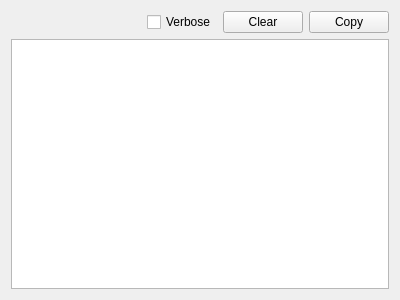
<?xml version="1.0" encoding="UTF-8"?>
<ui version="4.0">
 <class>DevForm</class>
 <widget class="QWidget" name="DevForm">
  <property name="geometry">
   <rect>
    <x>0</x>
    <y>0</y>
    <width>400</width>
    <height>300</height>
   </rect>
  </property>
  <property name="windowTitle">
   <string>Dev Output</string>
  </property>
  <layout class="QVBoxLayout" name="verticalLayout">
   <item>
    <layout class="QHBoxLayout" name="horizontalLayout">
     <item>
      <spacer name="horizontalSpacer">
       <property name="orientation">
        <enum>Qt::Horizontal</enum>
       </property>
       <property name="sizeHint" stdset="0">
        <size>
         <width>40</width>
         <height>20</height>
        </size>
       </property>
      </spacer>
     </item>
     <item>
      <widget class="QCheckBox" name="verboseLogBox">
       <property name="text">
        <string>Verbose</string>
       </property>
      </widget>
     </item>
     <item>
      <widget class="QPushButton" name="clearLogButton">
       <property name="text">
        <string>Clear</string>
       </property>
      </widget>
     </item>
     <item>
      <widget class="QPushButton" name="copyLogButton">
       <property name="text">
        <string>Copy</string>
       </property>
      </widget>
     </item>
    </layout>
   </item>
   <item>
    <widget class="QPlainTextEdit" name="logEdit">
     <property name="undoRedoEnabled">
      <bool>false</bool>
     </property>
     <property name="lineWrapMode">
      <enum>QPlainTextEdit::NoWrap</enum>
     </property>
     <property name="readOnly">
      <bool>true</bool>
     </property>
    </widget>
   </item>
  </layout>
 </widget>
 <resources/>
 <connections/>
</ui>
